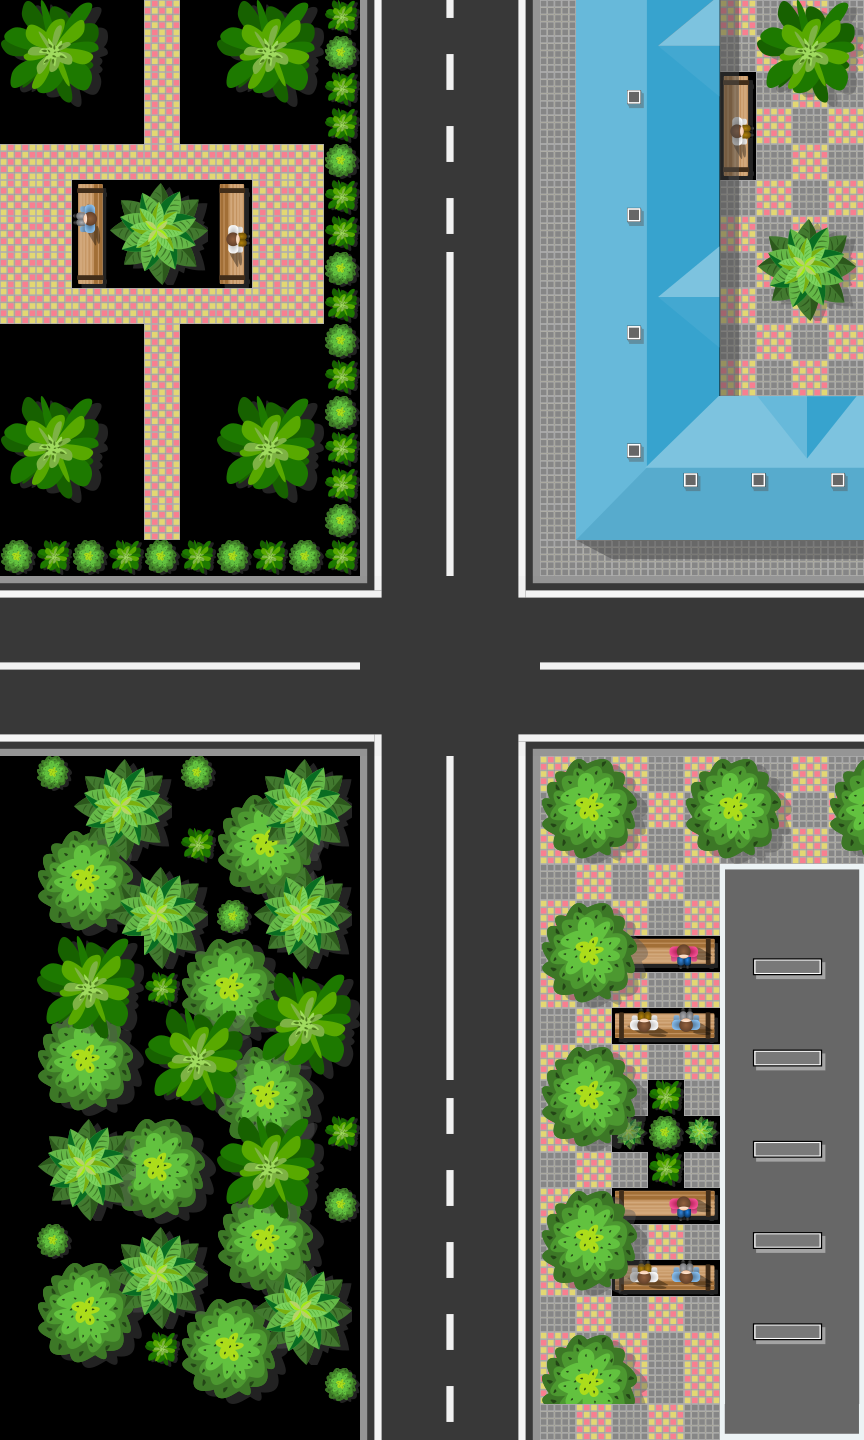

The image is a tile-based game level rendered from a .tmx file. Its description and source (layers, tilesets, objects; grid data summarised) follow:
An orthogonal 24x40 tile map with 36x36 px tiles, 2 tile layers (Road Map, Tile Layer 2) and 23 objects (2x 1, 2x 2, 2x 3, 2x 4, 2x 5, ...).

<map version="1.8" tiledversion="1.8.0" orientation="orthogonal" renderorder="right-down" width="24" height="40" tilewidth="36" tileheight="36" infinite="0" nextlayerid="6" nextobjectid="139">
 <tileset firstgid="1" name="new_tile_map" tilewidth="36" tileheight="36" tilecount="784" columns="28">
  <image source="../map_tileset/new_tile_map.png" width="1024" height="1024" />
 </tileset>
 <layer id="1" name="Road Map" width="24" height="40">
  <data>[960 cells, 731 non-empty, 113 distinct tile ids]</data>
 </layer>
 <layer id="5" name="Tile Layer 2" width="24" height="40">
  <data>[960 cells, 275 non-empty, 107 distinct tile ids]</data>
 </layer>
 <objectgroup id="2" name="Follow Path 2" visible="0">
  <object id="2" name="1" x="487" y="835">
   <ellipse />
  </object>
  <object id="3" name="2" x="487" y="764">
   <ellipse />
  </object>
  <object id="93" name="3" x="488" y="705">
   <ellipse />
  </object>
  <object id="94" name="4" x="484" y="669">
   <ellipse />
  </object>
  <object id="95" name="5" x="481" y="642">
   <ellipse />
  </object>
  <object id="96" name="6" x="451" y="629">
   <ellipse />
  </object>
  <object id="97" name="7" x="397" y="627">
   <ellipse />
  </object>
  <object id="98" name="8" x="359" y="628">
   <ellipse />
  </object>
  <object id="99" name="9" x="2" y="631">
   <ellipse />
  </object>
  <object id="132" x="-153" y="623">
   <ellipse />
  </object>
  <object id="133" x="-213" y="757">
   <ellipse />
  </object>
 </objectgroup>
 <objectgroup id="3" name="Follow Path 1">
  <object id="70" name="1" x="414" y="493">
   <ellipse />
  </object>
  <object id="71" name="2" x="415" y="545">
   <ellipse />
  </object>
  <object id="72" name="3" x="412" y="612">
   <ellipse />
  </object>
  <object id="74" name="4" x="398" y="629">
   <ellipse />
  </object>
  <object id="134" name="5" x="377" y="632">
   <ellipse />
  </object>
  <object id="135" name="6" x="5" y="630">
   <ellipse />
  </object>
  <object id="136" name="7" x="-119" y="636">
   <ellipse />
  </object>
  <object id="138" name="8" x="-169" y="482">
   <ellipse />
  </object>
 </objectgroup>
 <objectgroup id="4" name="tr_lights">
  <object id="119" name="tr_light_1_1" x="522.989" y="792.662">
   <ellipse />
  </object>
  <object id="120" name="tr_light_2_1" x="377.166" y="538.574">
   <ellipse />
  </object>
  <object id="121" name="tr_light_3_1" x="322.722" y="739.144">
   <ellipse />
  </object>
  <object id="122" name="tr_light_4_1" x="577" y="593">
   <ellipse />
  </object>
 </objectgroup>
</map>
